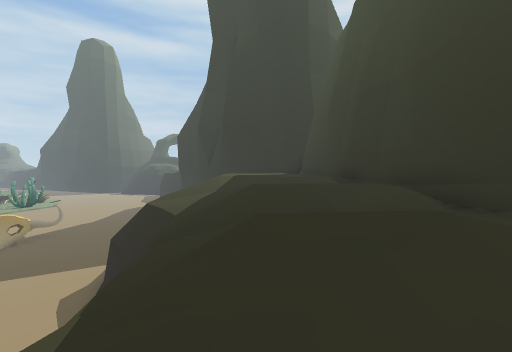
[1] (above)

23 first-person views from a walk through a scene from a Unity 3-D project. The camera is 1.3 m above the floor, tilts 2° down and sees 85° across. The floor is counted in squares, 2 m on a side. Each view is taken from the middle of a square. On the plan, view 1 faces up. The plan holds only what a view shows up to about 9 squares ahead; the rest is blank. The place goes on beyond the plan. The player character is not drawn.

[2]
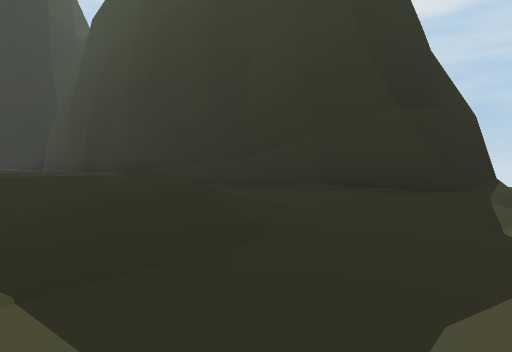

[3]
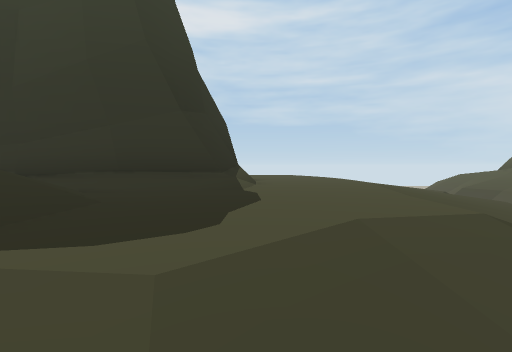

[4]
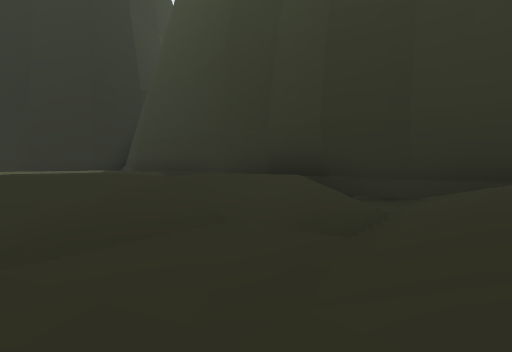

[5]
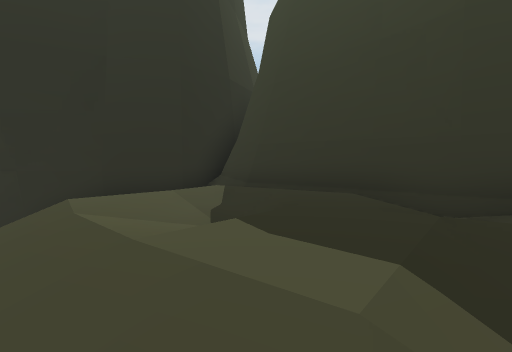

[6]
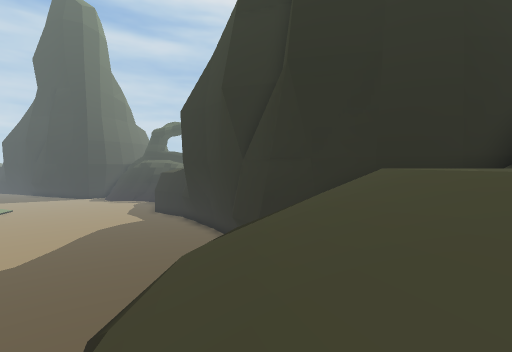

[7]
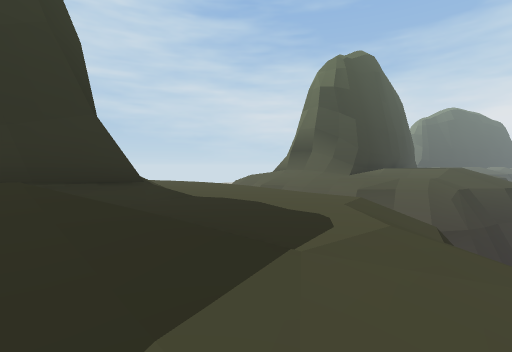

[8]
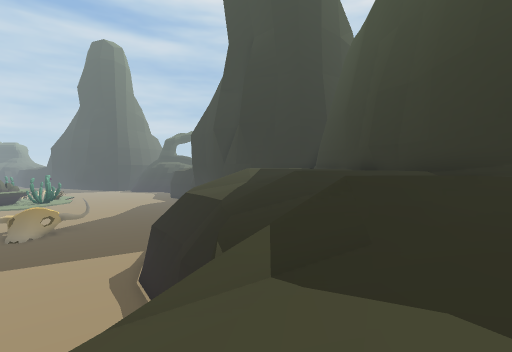

[9]
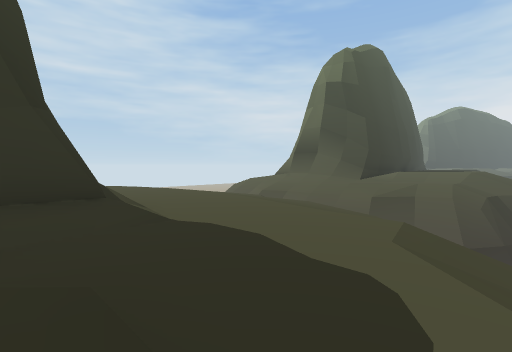

[10]
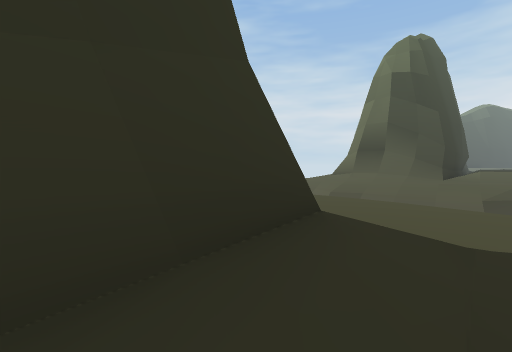

[11]
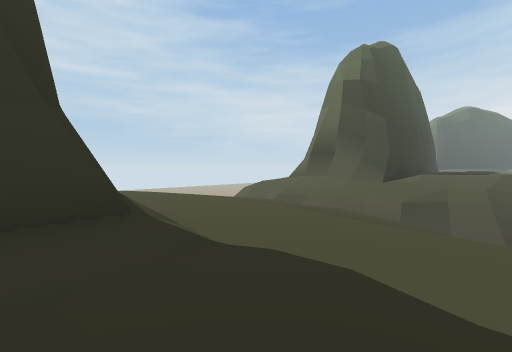

[12]
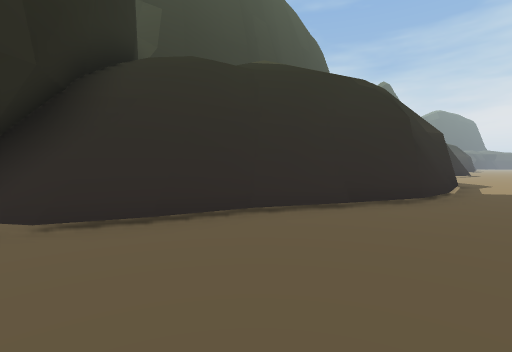

[13]
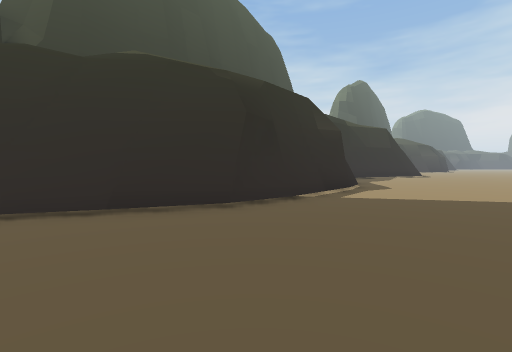

[14]
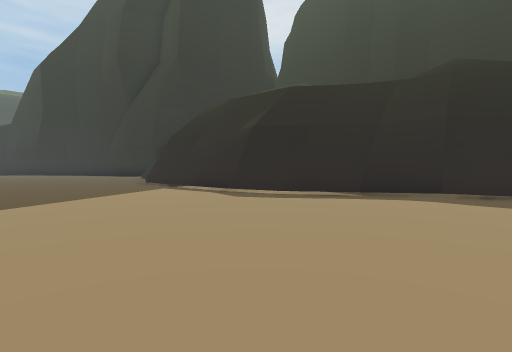

[15]
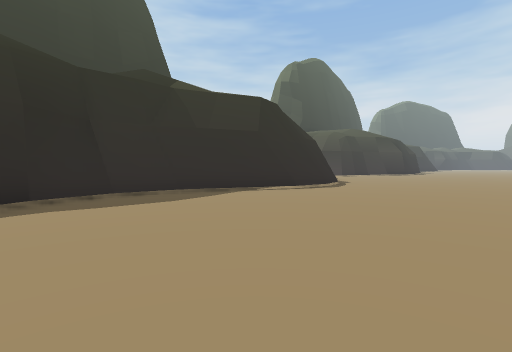

[16]
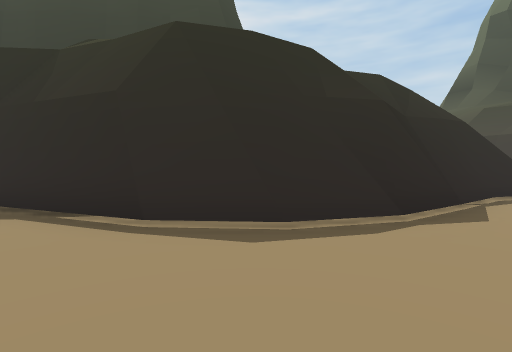

[17]
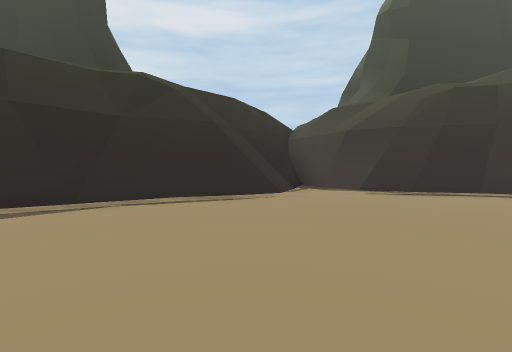

[18]
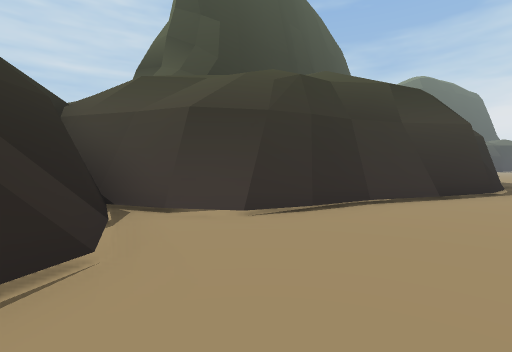

[19]
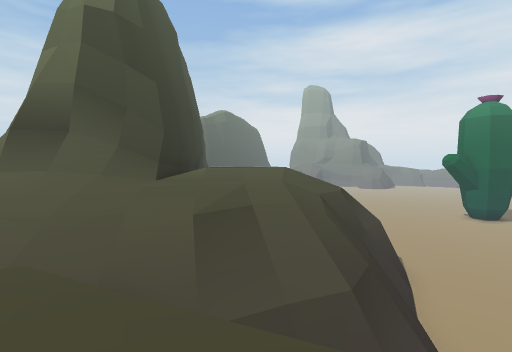

[20]
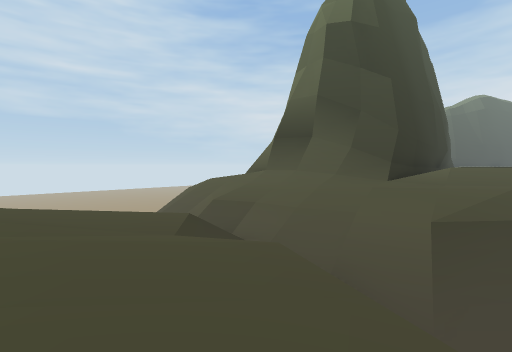

[21]
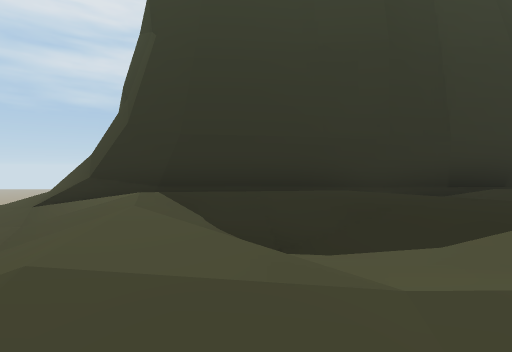

[22]
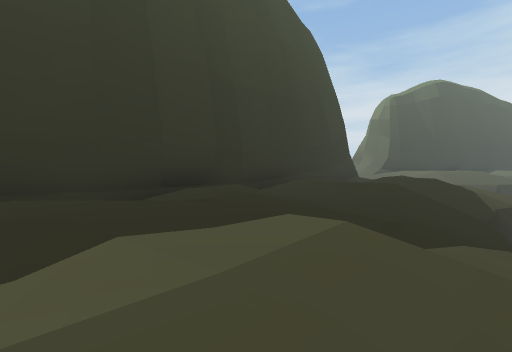

[23]
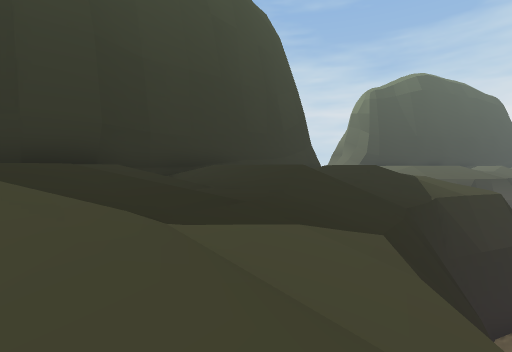

### Floor plan
Key: @ floor where view 1 was taken; # wall or solid block; . main floor; : floor 6.75 m higher than the main floor; + floor 7.5 m higher than the main floor; / step, stairs or slope; = window, fence, low wall or low ledge; ^ raised ledge; v drop or lower ground.
Columns run from 11 left of view 1 to 7 right of it. Each row starts with its distance up from view 1.
 20     .....#
 19 ........###
 18 .......#v/###
 17  ......#v///###
 16   .....#v//  /#
 15   ....#v/// //#
 14   ....#///////#
 13  .....#///////#
 12  .....#/////+/#
 11  .....#v//++/ #
 10  .....#v//////#
  9  .....#v//////#
  8  ......#v/////#
  7  ......##//////^
  6  .......#v/////^
  5  ........#/////#
  4  ........#// //#
  3   .......#//  /#
  2   .......#//// ^
  1   ......#v/////#
  0   ......#//@///#
 -1   .....#v/////:/^
 -2   .....##///:::/#^
 -3   ......#v//:::////
 -4    .. ..#////::::::
 -5        .##/=///::::
 -6       ...#v////////
 -7      .....#////////
 -8     ......#/=//v///
 -9      ....../##vv= /
-10       ...../##/////
-11        ....##//////
-12         ...#///////
-13        ...##///////
-14       ....#vv////##
-15       ...##//////#
-16         .#///////#
-17         .#///////#
-18          #/ /////#
-19          #  /++//#
-20          # //////#
-21            //////#
-22            v/////##
-23             v/:://#
-24             v/////#
-25              //  /#
-26              //   #
-27              ////
-28            .#////
-29            #v/

Where each view was taken, in squares from view 1:
view 1: 0 up, 0 right, facing up
view 2: 3 down, 0 right, facing up-right
view 3: 3 down, 1 left, facing right
view 4: 6 up, 1 left, facing up-right
view 5: 10 up, 2 left, facing up-right
view 6: 10 up, 3 left, facing up
view 7: 0 up, 1 left, facing down-right
view 8: 1 down, 1 left, facing up
view 9: 1 down, 0 right, facing down-right
view 10: 0 up, 3 right, facing down-right
view 11: 1 down, 1 right, facing down-right
view 12: 20 up, 7 left, facing down-right
view 13: 17 up, 9 left, facing down-right
view 14: 4 up, 10 left, facing up-right
view 15: 6 up, 9 left, facing down-right
view 16: 2 down, 7 left, facing right
view 17: 8 down, 7 left, facing right
view 18: 8 down, 3 left, facing down-right
view 19: 6 down, 3 right, facing down
view 20: 6 down, 3 right, facing down-right
view 21: 17 down, 1 right, facing right
view 22: 18 down, 1 right, facing down-right
view 23: 20 down, 0 right, facing down-right
